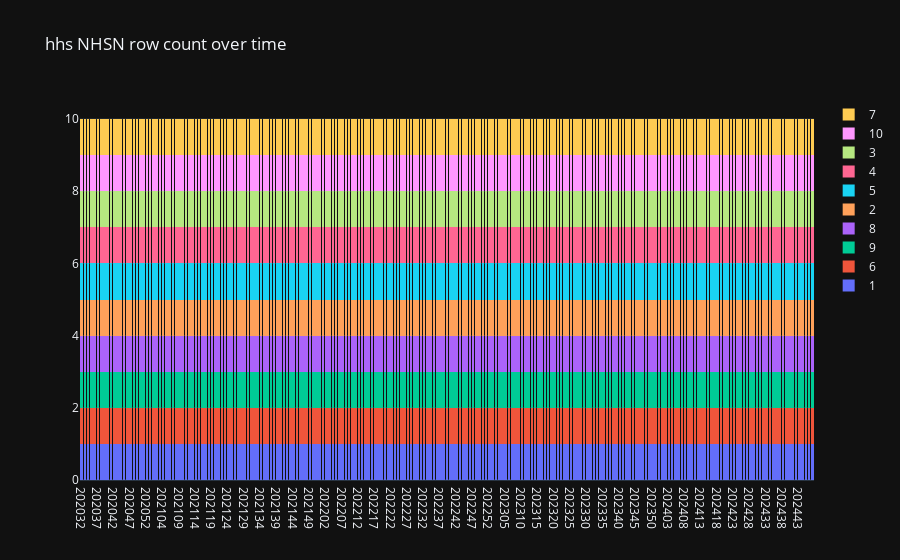

The code cell stored with this chart in its notebook:
### Markdown cell above
# compare count over time

### Code cell
pathogen_mapping = {"flu": "influenza", "covid": "covid"}
pathogen = "covid"
prelim_flag = False
geo = "hhs"
val_cutoff = 100
percent_cutoff = 30


nhsn_df = get_nhsn_df(geo, pathogen).sort_values(by="time_value")
hhs_df = get_hhs_df(geo, pathogen_mapping[pathogen]).sort_values(by="time_value")

row_count_df = nhsn_df[["geo_id","time_value"]].value_counts().reset_index(name="count")
plot_count_overtime(row_count_df, pathogen, prelim_flag, geo, y_col="count", download=False)

### Figure 1 — Plotly figure (JSON) as saved in the notebook; plotly's stock layout.template omitted (floating-point values rounded to 4 significant figures; data arrays with more than 128 entries replaced by an {"elided": "..."} marker saying what was removed)
{"data": [{"name": "1", "x": {"elided": "225 str values"}, "y": {"elided": "225 int values"}, "type": "histogram"}, {"name": "6", "x": {"elided": "225 str values"}, "y": {"elided": "225 int values"}, "type": "histogram"}, {"name": "9", "x": {"elided": "225 str values"}, "y": {"elided": "225 int values"}, "type": "histogram"}, {"name": "8", "x": {"elided": "225 str values"}, "y": {"elided": "225 int values"}, "type": "histogram"}, {"name": "2", "x": {"elided": "225 str values"}, "y": {"elided": "225 int values"}, "type": "histogram"}, {"name": "5", "x": {"elided": "225 str values"}, "y": {"elided": "225 int values"}, "type": "histogram"}, {"name": "4", "x": {"elided": "225 str values"}, "y": {"elided": "225 int values"}, "type": "histogram"}, {"name": "3", "x": {"elided": "225 str values"}, "y": {"elided": "225 int values"}, "type": "histogram"}, {"name": "10", "x": {"elided": "225 str values"}, "y": {"elided": "225 int values"}, "type": "histogram"}, {"name": "7", "x": {"elided": "225 str values"}, "y": {"elided": "225 int values"}, "type": "histogram"}], "layout": {"title": {"text": "hhs NHSN row count over time"}, "barmode": "stack"}}
